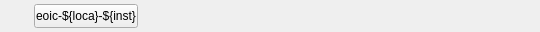
<?xml version="1.0" encoding="UTF-8"?>
<ui version="4.0">
 <class>Form</class>
 <widget class="QWidget" name="Form">
  <property name="geometry">
   <rect>
    <x>0</x>
    <y>0</y>
    <width>540</width>
    <height>32</height>
   </rect>
  </property>
  <property name="windowTitle">
   <string>Form</string>
  </property>
  <widget class="PyDMLabel" name="PyDMLabel">
   <property name="geometry">
    <rect>
     <x>0</x>
     <y>4</y>
     <width>24</width>
     <height>24</height>
    </rect>
   </property>
   <property name="toolTip">
    <string/>
   </property>
   <property name="alignment">
    <set>Qt::AlignCenter</set>
   </property>
   <property name="alarmSensitiveContent" stdset="0">
    <bool>true</bool>
   </property>
   <property name="channel" stdset="0">
    <string>${DEV}:${LOCA}:${INST}:LN_ID</string>
   </property>
  </widget>
  <widget class="PyDMFrame" name="PyDMFrame">
   <property name="geometry">
    <rect>
     <x>30</x>
     <y>0</y>
     <width>112</width>
     <height>32</height>
    </rect>
   </property>
   <property name="toolTip">
    <string/>
   </property>
   <property name="alarmSensitiveBorder" stdset="0">
    <bool>true</bool>
   </property>
   <property name="channel" stdset="0">
    <string>${DEV2}:${LOCA}:${INST}:STATSUMY.SEVR</string>
   </property>
   <widget class="PyDMEDMDisplayButton" name="PyDMEDMDisplayButton">
    <property name="geometry">
     <rect>
      <x>4</x>
      <y>4</y>
      <width>104</width>
      <height>24</height>
     </rect>
    </property>
    <property name="toolTip">
     <string/>
    </property>
    <property name="text">
     <string>eoic-${loca}-${inst}</string>
    </property>
    <property name="filenames" stdset="0">
     <stringlist>
      <string>${file}</string>
     </stringlist>
    </property>
    <property name="showIcon" stdset="0">
     <bool>false</bool>
    </property>
    <property name="macros" stdset="0">
     <stringlist>
      <string>PRIM=${DEV},LOCA=${LOCA},UNIT=${INST}</string>
     </stringlist>
    </property>
    <property name="openInNewWindow" stdset="0">
     <bool>true</bool>
    </property>
   </widget>
  </widget>
  <widget class="PyDMLabel" name="PyDMLabel_2">
   <property name="geometry">
    <rect>
     <x>215</x>
     <y>4</y>
     <width>72</width>
     <height>24</height>
    </rect>
   </property>
   <property name="toolTip">
    <string/>
   </property>
   <property name="alignment">
    <set>Qt::AlignCenter</set>
   </property>
   <property name="alarmSensitiveContent" stdset="0">
    <bool>true</bool>
   </property>
   <property name="channel" stdset="0">
    <string>${DEV3}:${LOCA}:${INST}:HEARTBEAT</string>
   </property>
  </widget>
  <widget class="PyDMLabel" name="PyDMLabel_3">
   <property name="geometry">
    <rect>
     <x>295</x>
     <y>4</y>
     <width>88</width>
     <height>24</height>
    </rect>
   </property>
   <property name="toolTip">
    <string/>
   </property>
   <property name="alignment">
    <set>Qt::AlignCenter</set>
   </property>
   <property name="alarmSensitiveContent" stdset="0">
    <bool>true</bool>
   </property>
   <property name="channel" stdset="0">
    <string>${DEV}:${LOCA}:${INST}:LN_TYPE</string>
   </property>
  </widget>
  <widget class="PyDMLabel" name="PyDMLabel_4">
   <property name="geometry">
    <rect>
     <x>390</x>
     <y>4</y>
     <width>48</width>
     <height>24</height>
    </rect>
   </property>
   <property name="toolTip">
    <string/>
   </property>
   <property name="alignment">
    <set>Qt::AlignCenter</set>
   </property>
   <property name="alarmSensitiveContent" stdset="0">
    <bool>true</bool>
   </property>
   <property name="channel" stdset="0">
    <string>${DEV}:${LOCA}:${INST}:FPGA_VERSION</string>
   </property>
   <property name="displayFormat" stdset="0">
    <enum>PyDMLabel::Hex</enum>
   </property>
  </widget>
  <widget class="PyDMLabel" name="PyDMLabel_5">
   <property name="geometry">
    <rect>
     <x>445</x>
     <y>4</y>
     <width>95</width>
     <height>24</height>
    </rect>
   </property>
   <property name="toolTip">
    <string/>
   </property>
   <property name="alignment">
    <set>Qt::AlignCenter</set>
   </property>
   <property name="alarmSensitiveContent" stdset="0">
    <bool>true</bool>
   </property>
   <property name="channel" stdset="0">
    <string>${DEV}:${LOCA}:${INST}:DB_VERSION.SVAL</string>
   </property>
  </widget>
 </widget>
 <customwidgets>
  <customwidget>
   <class>PyDMEDMDisplayButton</class>
   <extends>PyDMRelatedDisplayButton</extends>
   <header>edmbutton.edm_button</header>
   <container>1</container>
  </customwidget>
  <customwidget>
   <class>PyDMLabel</class>
   <extends>QLabel</extends>
   <header>pydm.widgets.label</header>
  </customwidget>
  <customwidget>
   <class>PyDMRelatedDisplayButton</class>
   <extends>QPushButton</extends>
   <header>pydm.widgets.related_display_button</header>
  </customwidget>
  <customwidget>
   <class>PyDMFrame</class>
   <extends>QFrame</extends>
   <header>pydm.widgets.frame</header>
   <container>1</container>
  </customwidget>
 </customwidgets>
 <resources/>
 <connections/>
</ui>
